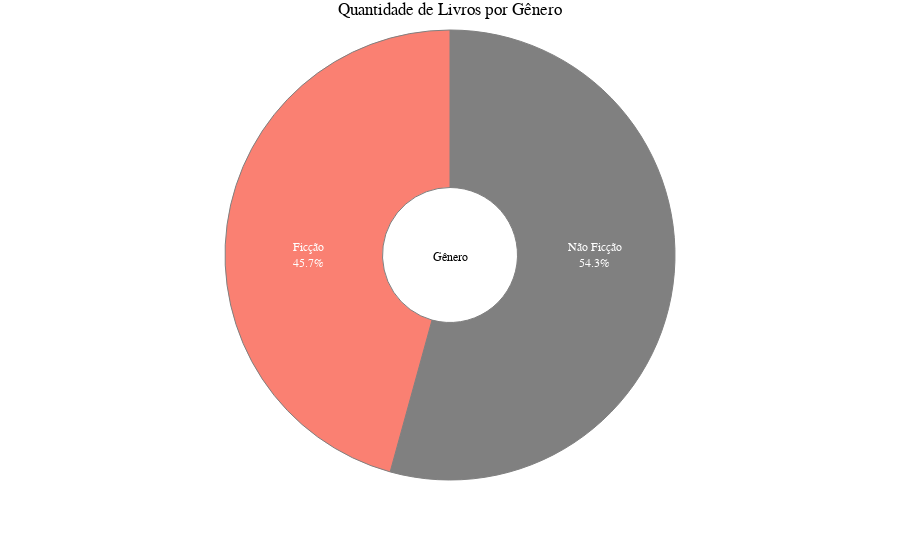

The notebook cell this image was saved under:
### Code cell
# Definindo os parâmetros de visualização:
fig_2 = make_subplots(rows=1, cols=1,
                      specs=[[{'type': 'domain'}]],
                      subplot_titles=(""))

# Configurando os parâmetros do gráfico de pizza:
fig_2.add_trace(go.Pie(values=books_by_genre['Name'],
                       title='Gênero',
                       labels=['Não Ficção', 'Ficção'],
                       textinfo='label+percent',
                       insidetextorientation='radial',
                       hole=0.3,
                       marker=dict(colors=['Gray','Salmon'], 
                                   line_color='Gray', 
                                   line_width=1),
                       textfont={'color': '#FFFFFF', 'size': 12},
                       textfont_size=12))

# Definindo os parâmetros do gráfico ao exibir
fig_2.update_layout(margin_t=30, 
                    showlegend=False, 
                    title_text='Quantidade de Livros por Gênero', 
                    title_x=0.5, 
                    font=dict(family='Arial', 
                              size=12, 
                              color='black'))

# Displaying the graph
fig_2.show()

### Figure 1 — Plotly figure (JSON) as saved in the notebook; plotly's stock layout.template omitted (floating-point values rounded to 4 significant figures)
{"data": [{"hole": 0.3, "insidetextorientation": "radial", "labels": ["Não Ficção", "Ficção"], "marker": {"colors": ["Gray", "Salmon"], "line": {"color": "Gray", "width": 1}}, "textfont": {"color": "#FFFFFF", "size": 12}, "textinfo": "label+percent", "title": {"text": "Gênero"}, "type": "pie", "values": [190, 160]}], "layout": {"font": {"color": "black", "family": "Arial", "size": 12}, "margin": {"t": 30}, "showlegend": false, "title": {"text": "Quantidade de Livros por Gênero", "x": 0.5}}}
